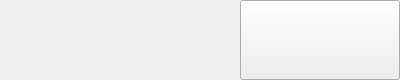
<?xml version="1.0" encoding="UTF-8"?>
<ui version="4.0">
 <class>appswitch</class>
 <widget class="QWidget" name="appswitch">
  <property name="geometry">
   <rect>
    <x>0</x>
    <y>0</y>
    <width>400</width>
    <height>80</height>
   </rect>
  </property>
  <property name="windowTitle">
   <string>Form</string>
  </property>
  <widget class="QPushButton" name="pushButton">
   <property name="geometry">
    <rect>
     <x>240</x>
     <y>0</y>
     <width>160</width>
     <height>80</height>
    </rect>
   </property>
   <property name="text">
    <string/>
   </property>
  </widget>
  <widget class="QLabel" name="label">
   <property name="geometry">
    <rect>
     <x>20</x>
     <y>10</y>
     <width>171</width>
     <height>60</height>
    </rect>
   </property>
   <property name="font">
    <font>
     <pointsize>16</pointsize>
    </font>
   </property>
   <property name="text">
    <string/>
   </property>
  </widget>
 </widget>
 <resources/>
 <connections/>
</ui>
